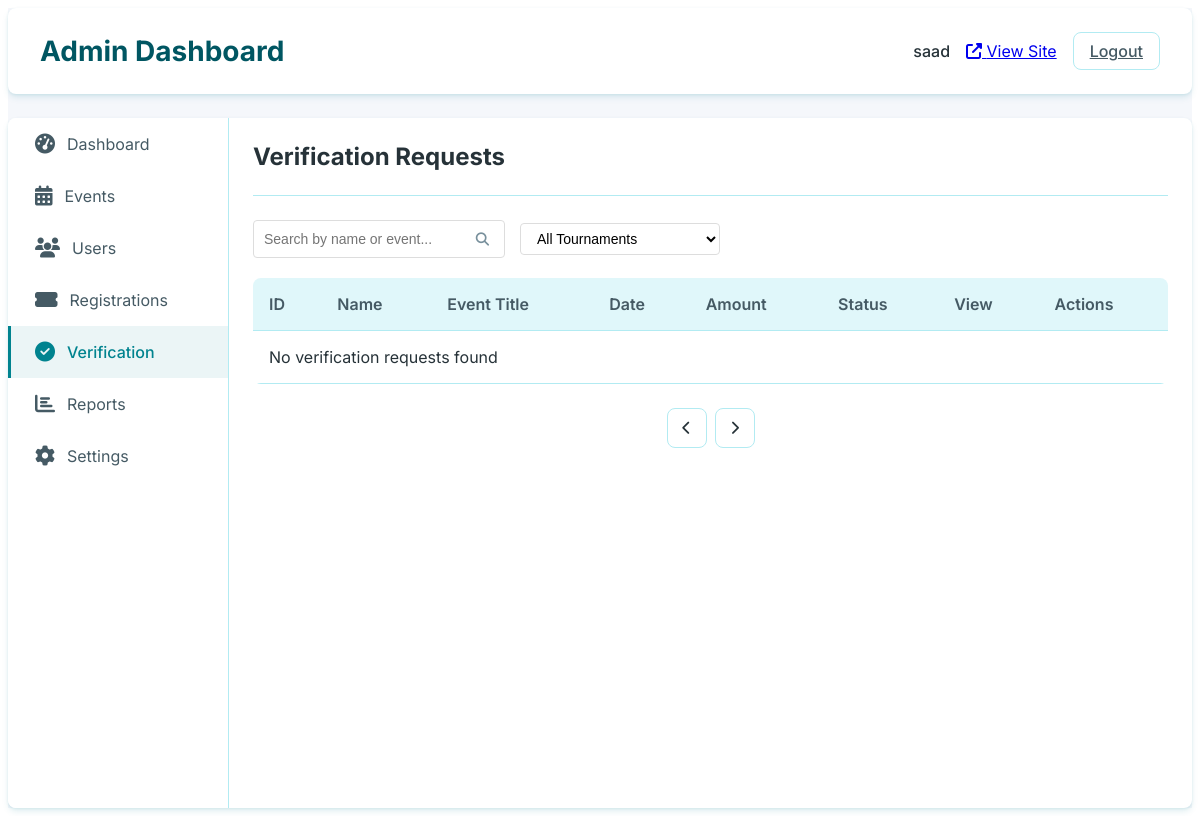
/superadmin/dashboard/verification/ (signed in), run on an earlier commit of the app's database.
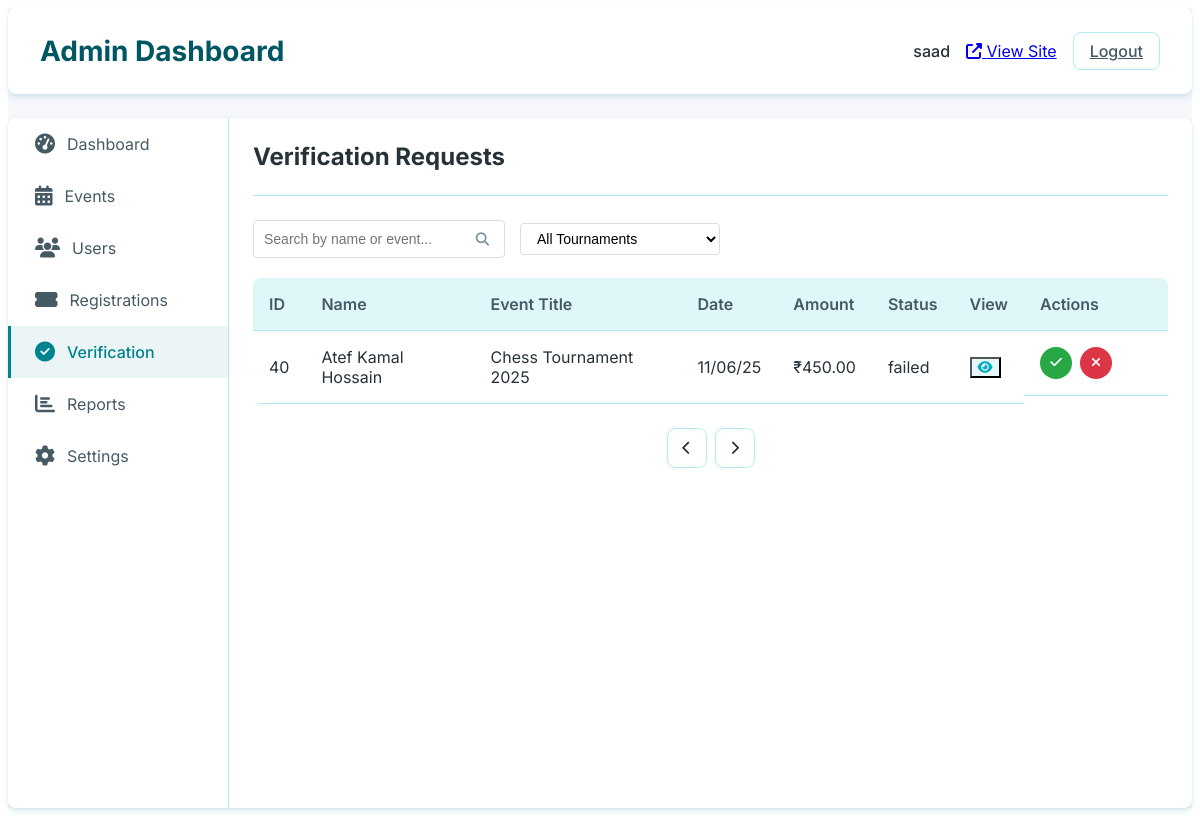
And on a later commit of the database.
### app/models.py (models this page shows, shortened)
class Participant(models.Model):
    STATUS_CHOICES = [
        ('registered', 'Registered'),
        ('confirmed', 'Confirmed'),
        ('checked_in', 'Checked In'),
        ('eliminated', 'Eliminated'),
        ('winner', 'Winner'),
        ('disqualified', 'Disqualified'),
        ('rejected', 'Rejected')
    ]
    tournament = models.ForeignKey(Tournament, on_delete=models.CASCADE, related_name='tournament')
    registration_id = models.UUIDField(default=uuid.uuid4, editable=False, unique=True)
    full_name = models.CharField(max_length=200)
    address = models.CharField(max_length=300, null=True, blank=True)
    email = models.EmailField(blank=True, null=True, unique=False, help_text="Email address for updates and notifications")
    phone = models.CharField(max_length=20)
    wp = models.CharField(max_length=10, blank=True, help_text="WhatsApp number for updates")
    age = models.IntegerField()
    gender = models.CharField(max_length=10, choices=[('male', 'Male'), ('female', 'Female'), ('other', 'Other')])
    registration_date = models.DateTimeField(auto_now_add=True)
    status = models.CharField(max_length=20, choices=STATUS_CHOICES, default='registered')
    check_in_time = models.DateTimeField(null=True, blank=True)
    special_requirements = models.TextField(blank=True)
    notes = models.TextField(blank=True)
    transaction = models.OneToOneField(Transaction, on_delete=models.CASCADE, related_name='participant')
    optinWhatsapp = models.BooleanField(default=True)
    class Meta:
        unique_together = ['tournament', 'email']

class Tournament(models.Model):
    STATUS_CHOICES = [
        ('draft', 'Draft'),
        ('published', 'Published'),
        ('ongoing', 'Ongoing'),
        ('completed', 'Completed'),
        ('cancelled', 'Cancelled'),
    ]
    title = models.CharField(max_length=200)
    slug = models.SlugField(unique=True, blank=True)
    description = models.TextField()
    category = models.ForeignKey(Category, on_delete=models.CASCADE, related_name='tournaments')
    organizer = models.ForeignKey(User, on_delete=models.CASCADE, related_name='organized_tournaments', default=None, null=True)
    start_date = models.DateField()
    end_date = models.DateField()
    tournament_time = models.TimeField(default=timezone.datetime.strptime('10:00', '%H:%M').time())
    registration_deadline = models.DateTimeField()
    venue = models.CharField(max_length=200)
    address = models.TextField(blank=True, null=True)
    city = models.CharField(max_length=100)
    state = models.CharField(max_length=100)
    country = models.CharField(max_length=100)
    postal_code = models.CharField(max_length=20, null=True, blank=True)
    max_participants = models.PositiveIntegerField()
    min_participants = models.PositiveIntegerField(default=2)
    entry_fee = models.DecimalField(max_digits=10, decimal_places=2)
    prize_pool = models.DecimalField(max_digits=10, decimal_places=2)
    tournament_format = models.CharField(max_length=100)  # e.g., "Single Elimination", "Double Elimination", "Round Robin"
    rules = models.TextField()
    banner_image = models.ImageField(upload_to='tournament_banners/')
    additional_images = models.ManyToManyField(TournamentImage, blank=True, related_name='additional_tournaments')
    status = models.CharField(max_length=20, choices=STATUS_CHOICES, default='draft')
    is_featured = models.BooleanField(default=False)
    created_at = models.DateTimeField(auto_now_add=True)
    updated_at = models.DateTimeField(auto_now=True)
    contact_email = models.EmailField()
    contact_phone = models.CharField(max_length=20)
    whatsapp_number = models.CharField(max_length=20, blank=True)
    facebook_event = models.URLField(blank=True)
    instagram_post = models.URLField(blank=True)
    upi_id = models.ForeignKey(
        Upis,
        max_length=100,
        blank=True,
        help_text="UPI ID for payment collection",
        on_delete=models.SET_NULL,
        null=True,
        related_name='tournaments'
    )
    class Meta:
        ordering = ['-start_date']

class Transaction(models.Model):
    PAYMENT_STATUS = [
        ('pending', 'Pending'),
        ('completed', 'Completed'),
        ('failed', 'Failed'),
        ('refunded', 'Refunded'),
    ]
    amount = models.DecimalField(max_digits=10, decimal_places=2)
    payment_status = models.CharField(
        max_length=20,
        choices=PAYMENT_STATUS,
        default='pending'
    )
    payment_date = models.DateTimeField(null=True, blank=True)
    payment_reference = models.CharField(
        max_length=100,
        blank=True,
        help_text="Transaction ID or UPI reference number"
    )
    payment_screenshot = models.ImageField(
        upload_to='payment_proofs/',
        blank=True,
        help_text="Screenshot of payment confirmation"
    )
    ticket_count = models.PositiveIntegerField(default=1)
    ticket_numbers = models.CharField(
        max_length=200,
        blank=True,
        help_text="Comma-separated ticket numbers"
    )
    created_at = models.DateTimeField(auto_now_add=True)
    updated_at = models.DateTimeField(auto_now=True)
    notes = models.TextField(blank=True)
    class Meta:
        ordering = ['-created_at']
        indexes = [
            models.Index(fields=['payment_status']),
        ]

### app/View/admin/admin_verification.py (the view)
# urls.py: path('superadmin/dashboard/verification/', admin_verification, name='admin_verification'),
@login_required
def admin_verification(request):
    alltournaments = Tournament.objects.all()
    verification_requests = Participant.objects.exclude(status='confirmed').select_related('transaction')
    context = {
        'verification_requests': verification_requests,
        'active_tab': 'verification',
        'alltournaments': alltournaments,
    }
    return render(request, 'admin/verification.html', context)

### templates/admin/verification.html (shortened to what this page needs)
{% extends 'admin/base_admin.html' %}
{% load static %}
{% block content %}
<div class="admin-tab active">
    <div class="tab-header">
        <h2>Verification Requests</h2>
    </div>
    <div class="dashboard-actions">
        <div class="search-box">
            <input type="text" id="searchInput" placeholder="Search by name or event...">
            <button type="button" id="searchBtn"><i class="fas fa-search"></i></button>
        </div>
        <div class="filter-section">
            <select id="tournamentFilter" class="tournament-select">
                <option value="all">All Tournaments</option>
            </select>
        </div>
    </div>
    <div class="data-table-container">
        <table class="admin-table">
            <thead>
                <tr>
                    <th>ID</th>
                    <th>Name</th>
                    <th>Event Title</th>
                    <th>Date</th>
                    <th>Amount</th>
                    <th>Status</th>
                    <th>View</th>
                    <th>Actions</th>
                </tr>
            </thead>
            <tbody>
                {% for request in verification_requests %}
                <tr class="verification-row" data-tournament-id="{{ request.tournament.id }}" data-id="{{ request.id }}">
                    <td>{{ request.id }}</td>
                    <td>{{ request.full_name }}</td>
                    <td>{{ request.tournament.title }}</td>
                    <td>{{ request.tournament.start_date|date:'d/m/y' }}</td>
                    <td>₹{{ request.transaction.amount }}</td>
                    <td>
                        {{ request.transaction.payment_status}}
                    </td>
                    <td>
                        <button class="view-btn" title="View Payment Screenshot" onclick="showPaymentScreenshot('{{ request.id }}', '{{ request.transaction.payment_screenshot.url }}')">
                            <i class="fas fa-eye"></i>
                        </button>
                    </td>
                    <td class="action-buttons">
                        <button class="success-btn" onclick="handleAccept('{{ request.id }}')">
                            <i class="fas fa-check"></i>
                        </button>
                        <button class="danger-btn" onclick="handleReject('{{ request.id }}')">
                            <i class="fas fa-times"></i>
                        </button>
                        <button class="review-btn" onclick="handleReview('{{ request.id }}')">
                            <i class="fas fa-search"></i>
                        </button>
                    </td>
                </tr>
                {% empty %}
                <tr>
                    <td colspan="8" class="text-center">No verification requests found</td>
                </tr>
                {% endfor %}
            </tbody>
        </table>
    </div>
    <div class="pagination">
        <button class="page-btn" {% if not verification_requests.has_previous %}disabled{% endif %}><i class="fas fa-chevron-left"></i></button>
        <button class="page-btn" {% if not verification_requests.has_next %}disabled{% endif %}><i class="fas fa-chevron-right"></i></button>
    </div>
</div>
{% endblock %}

What changed in the data, as far as the page shows it:
added Participant: id "40", full_name "Atef Kamal Hossain", tournament "Chess Tournament 2025", tournament.start_date "11/06/25", transaction.amount "450.00", transaction.payment_status "failed"
Also different on the page:
text no longer shown: "No verification requests found"
